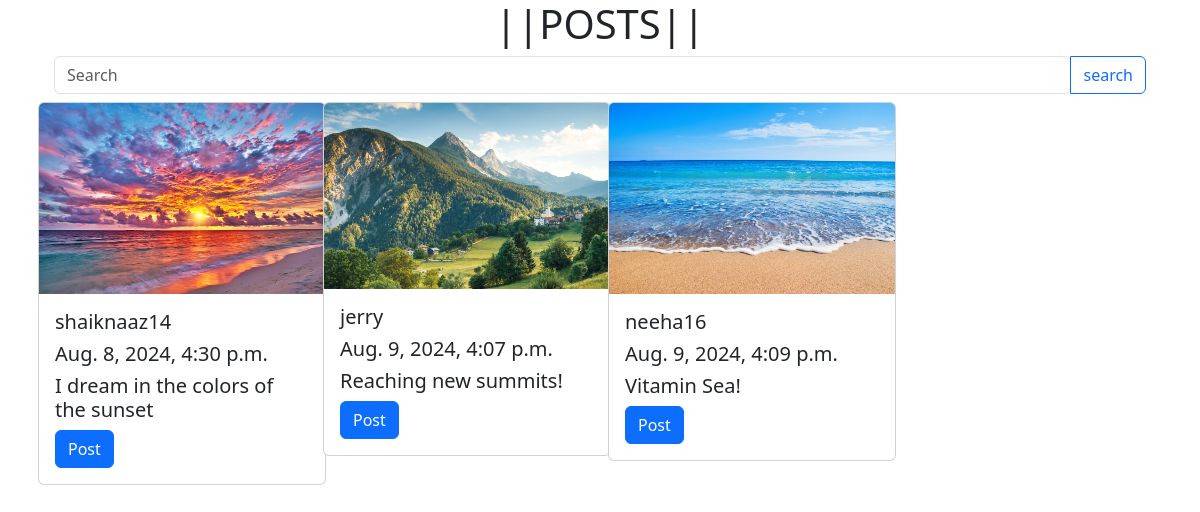
The page /home on the database its author committed.
### insta/models.py (models this page shows, shortened)
class post(models.Model):
    user=models.ForeignKey('auth.User',on_delete=models.CASCADE)
    photo=models.ImageField(upload_to="media")
    caption=models.CharField(max_length=300)
    date=models.DateTimeField(auto_now_add=True)

### insta/views.py (the view)
# urls.py: path('home',views.home,name="homepage")
def home(request):
    obj=post.objects.all()
    return render(request,'index.html',{'posts':obj})

### templates/index.html (shortened to what this page needs)
<!doctype html>
<html lang="en">
  <head>
    <link href="https://cdn.jsdelivr.net/npm/bootstrap@5.3.3/dist/css/bootstrap.min.css" rel="stylesheet">
  </head>
  <body>
    <h1 align="center">||POSTS||</h1>
    <div class="container">
      <div class="container">
        <div class="input-group">
        <input type="search" class="form-control rounded" placeholder="Search" aria-label="Search" aria-describedby="search-addon" />
        <button type="button" class="btn btn-outline-primary" data-mdb-ripple-init>search</button>
        </div>
      </div>
        <div class="row">
          {% for post in posts %}
            <div class="p-2 col-lg-3">
                <div class="card" style="width: 18rem;">
                    <img src="{{ post.photo.url }}" class="card-img-top" alt="...">
                    <div class="card-body">
                      <h5 class="card-title">{{ post.user.username }}</h5>
                      <h5 class="card-title">{{ post.date }}</h5>
                      <h5 class="card-title">{{ post.caption }}</h5>
                      <a href="#" class="btn btn-primary">Post</a>
                    </div>
                  </div>
            </div>
            {% endfor %}
        </div>
    </div>
  </body>
</html>

### rows shown on the page
post: photo (picture), user.username "shaiknaaz14", date "Aug. 8, 2024, 4:30 p.m.", caption "I dream in the colors of the sunset"
post: photo (picture), user.username "jerry", date "Aug. 9, 2024, 4:07 p.m.", caption "Reaching new summits!"
post: photo (picture), user.username "neeha16", date "Aug. 9, 2024, 4:09 p.m.", caption "Vitamin Sea!"
